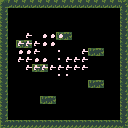

Tiled map render using the project's own tile images. Description and the whole map definition, tile-layer contents included, below:
An orthogonal 16x16 tile map with 8x8 px tiles, 2 tile layers (Tile Layer 1, Tile Layer 2) and 3 objects (2x Test, Test2).

<map version="1.2" tiledversion="1.3.3" orientation="orthogonal" renderorder="right-down" width="16" height="16" tilewidth="8" tileheight="8" infinite="0" nextlayerid="4" nextobjectid="6">
 <editorsettings>
  <export target="tilemap_1.lua" format="lua" />
 </editorsettings>
 <tileset firstgid="1" name="Tileset_4/5" tilewidth="8" tileheight="8" tilecount="34" columns="17">
  <image source="greentile.png" width="136" height="16" />
 </tileset>
 <layer id="1" name="Tile Layer 1" width="16" height="16">
  <data encoding="csv">
14,9,9,9,9,9,9,9,9,9,9,9,9,9,9,12,
11,0,0,0,0,0,0,0,0,0,0,0,0,0,0,11,
11,0,0,0,0,0,0,0,0,0,0,0,0,0,0,11,
11,0,0,0,0,0,0,0,0,0,0,0,0,0,0,11,
11,0,0,0,0,0,0,6,4,0,0,0,0,0,0,11,
11,0,6,4,0,0,0,0,0,0,0,0,0,0,0,11,
11,0,0,0,0,0,0,0,0,0,0,6,4,0,0,11,
11,0,0,0,0,0,0,0,0,0,0,0,0,0,0,11,
11,0,0,0,6,4,0,0,0,0,0,0,0,0,0,11,
11,0,0,0,0,0,0,0,0,0,0,0,0,0,0,11,
11,0,0,0,0,0,0,0,0,0,0,6,4,0,0,11,
11,0,0,0,0,0,0,0,0,0,0,0,0,0,0,11,
11,0,0,0,0,6,4,0,0,0,0,0,0,0,0,11,
11,0,0,0,0,0,0,0,0,0,0,0,0,0,0,11,
11,0,0,0,0,0,0,0,0,0,0,0,0,0,0,11,
7,8,8,8,8,8,8,8,8,8,8,8,8,8,8,5
</data>
 </layer>
 <objectgroup id="3" name="Object Layer 1">
  <object id="1" type="Test" x="40" y="16" width="8" height="8">
   <properties>
    <property name="image_path" value="PH.png" />
   </properties>
  </object>
  <object id="2" type="Test2" x="72" y="24" width="8" height="8">
   <properties>
    <property name="image_path" value="PH.png" />
   </properties>
  </object>
  <object id="5" type="Test" x="24" y="88" width="8" height="8">
   <properties>
    <property name="image_path" value="PH.png" />
   </properties>
  </object>
 </objectgroup>
 <layer id="2" name="Tile Layer 2" width="16" height="16">
  <data encoding="csv">
0,0,0,0,0,0,0,0,0,0,0,0,0,0,0,0,
0,0,0,0,0,0,0,0,0,0,0,0,0,0,0,0,
0,0,0,0,0,0,0,0,0,0,0,0,0,0,0,0,
0,0,0,0,0,0,0,0,0,0,0,0,0,0,0,0,
0,0,0,22,0,23,23,23,0,0,0,0,0,0,0,0,
0,0,22,22,22,23,23,0,0,0,0,0,0,0,0,0,
0,0,23,23,22,0,0,19,0,0,22,0,0,0,0,0,
0,0,22,22,23,23,0,19,22,22,22,0,0,0,0,0,
0,0,0,22,22,22,22,22,22,22,22,0,0,0,0,0,
0,0,0,0,0,0,0,19,19,0,0,0,0,0,0,0,
0,0,0,0,0,0,0,0,0,0,0,0,0,0,0,0,
0,0,0,0,0,0,0,0,0,0,0,0,0,0,0,0,
0,0,0,0,0,0,0,0,0,0,0,0,0,0,0,0,
0,0,0,0,0,0,0,0,0,0,0,0,0,0,0,0,
0,0,0,0,0,0,0,0,0,0,0,0,0,0,0,0,
0,0,0,0,0,0,0,0,0,0,0,0,0,0,0,0
</data>
 </layer>
</map>